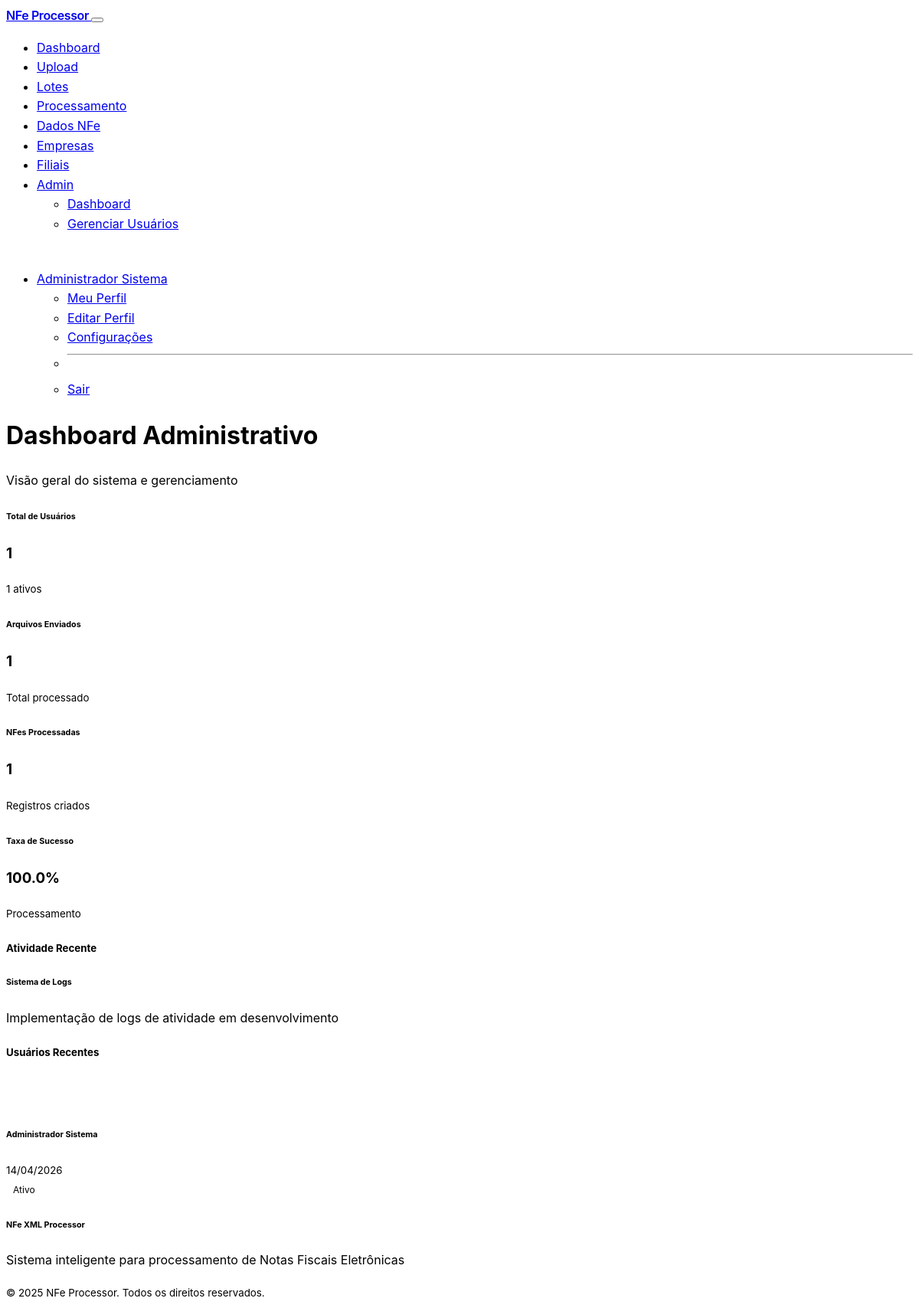
Screenshot of /admin (signed in) with the database file from the repository.
### models.py (models this page shows, shortened)
class User(UserMixin, db.Model):
    __tablename__ = 'users'
    id = db.Column(db.String, primary_key=True)
    email = db.Column(db.String, unique=True, nullable=True)
    first_name = db.Column(db.String, nullable=True)
    last_name = db.Column(db.String, nullable=True)
    profile_image_url = db.Column(db.String, nullable=True)
    password_hash = db.Column(db.String(256), nullable=True)  # For local authentication
    auth_method = db.Column(db.String(20), default='oauth')  # 'oauth' or 'local'
    role = db.Column(db.Enum(UserRole), default=UserRole.USER)
    active = db.Column(db.Boolean, default=True)
    phone = db.Column(db.String(20), nullable=True)
    company = db.Column(db.String(255), nullable=True)
    last_login = db.Column(db.DateTime, nullable=True)
    created_at = db.Column(db.DateTime, default=datetime.now)
    updated_at = db.Column(db.DateTime, default=datetime.now, onupdate=datetime.now)
    uploaded_files = db.relationship('UploadedFile', backref='user', lazy=True)
    nfe_records = db.relationship('NFERecord', backref='user', lazy=True)
    @property
    def full_name(self):
        if self.first_name and self.last_name:
            return f"{self.first_name} {self.last_name}"
        elif self.first_name:
            return self.first_name
        elif self.email:
            return self.email.split('@')[0]
        return f"User {self.id[:8]}"
    @property
    def is_admin(self):
        return self.role == UserRole.ADMIN

### routes.py (the view)
@app.route('/admin')
@admin_required
def admin_dashboard():
    total_users = User.query.count()
    active_users = User.query.filter_by(active=True).count()
    total_files = UploadedFile.query.count()
    total_records = NFERecord.query.count()
    recent_users = User.query.order_by(desc(User.created_at)).limit(5).all()
    stats = {
        'total_users': total_users,
        'active_users': active_users,
        'total_files': total_files,
        'total_records': total_records
    }
    return render_template('admin/dashboard.html', stats=stats, recent_users=recent_users)

### replit_auth.py (called while the page is built)
@login_manager.user_loader
def load_user(user_id):
    return User.query.get(user_id)

### routes.py (called while the page is built)
@app.before_request
def make_session_permanent():
    global _database_initialized
    if not _database_initialized:
        init_database()
        _database_initialized = True
    session.permanent = True

def admin_required(f):
    @wraps(f)
    def decorated_function(*args, **kwargs):
        if not current_user.is_authenticated:
            return redirect(url_for('login'))
        if not current_user.is_admin:
            flash('Acesso negado. Apenas administradores podem acessar esta página.', 'error')
            return redirect(url_for('index'))
        return f(*args, **kwargs)
    return decorated_function

### templates/admin/dashboard.html (shortened to what this page needs)
{% extends "base.html" %}
{% block content %}
<div class="container">
    <div class="row mb-4">
        <div class="col">
            <h1 class="h2">
                Dashboard Administrativo
            </h1>
            <p class="text-muted">Visão geral do sistema e gerenciamento</p>
        </div>
    </div>
    <div class="row g-4 mb-5">
        <div class="col-sm-6 col-lg-3">
            <div class="card border-primary">
                <div class="card-body">
                    <div class="d-flex align-items-center">
                        <div class="flex-grow-1 ms-3">
                            <h6 class="card-title mb-1">Total de Usuários</h6>
                            <h3 class="mb-0">{{ stats.total_users }}</h3>
                            <small class="text-success">
                                {{ stats.active_users }} ativos
                            </small>
                        </div>
                    </div>
                </div>
            </div>
        </div>
        <div class="col-sm-6 col-lg-3">
            <div class="card border-success">
                <div class="card-body">
                    <div class="d-flex align-items-center">
                        <div class="flex-grow-1 ms-3">
                            <h6 class="card-title mb-1">Arquivos Enviados</h6>
                            <h3 class="mb-0">{{ stats.total_files }}</h3>
                            <small class="text-muted">Total processado</small>
                        </div>
                    </div>
                </div>
            </div>
        </div>
        <div class="col-sm-6 col-lg-3">
            <div class="card border-info">
                <div class="card-body">
                    <div class="d-flex align-items-center">
                        <div class="flex-grow-1 ms-3">
                            <h6 class="card-title mb-1">NFes Processadas</h6>
                            <h3 class="mb-0">{{ stats.total_records }}</h3>
                            <small class="text-muted">Registros criados</small>
                        </div>
                    </div>
                </div>
            </div>
        </div>
        <div class="col-sm-6 col-lg-3">
            <div class="card border-warning">
                <div class="card-body">
                    <div class="d-flex align-items-center">
                        <div class="flex-grow-1 ms-3">
                            <h6 class="card-title mb-1">Taxa de Sucesso</h6>
                            <h3 class="mb-0">{{ ((stats.total_records / stats.total_files * 100) if stats.total_files > 0 else 0) | round(1) }}%</h3>
                            <small class="text-muted">Processamento</small>
                        </div>
                    </div>
                </div>
            </div>
        </div>
    </div>
    <div class="row">
        <div class="col-lg-8">
            <div class="card">
                <div class="card-header">
                    <h5 class="card-title mb-0">
                        Atividade Recente
                    </h5>
                </div>
                <div class="card-body">
                    <div class="text-center py-4">
                        <h6>Sistema de Logs</h6>
                        <p class="text-muted">Implementação de logs de atividade em desenvolvimento</p>
                    </div>
                </div>
            </div>
        </div>
        <div class="col-lg-4">
            <div class="card">
                <div class="card-header">
                    <h5 class="card-title mb-0">
                        Usuários Recentes
                    </h5>
                </div>
                <div class="card-body">
                    {% if recent_users %}
                        {% for user in recent_users %}
                        <div class="d-flex align-items-center mb-3">
                            {% if user.profile_image_url %}
                                <img src="{{ user.profile_image_url }}" alt="Avatar" class="rounded-circle me-3" style="width: 40px; height: 40px; object-fit: cover;">
                            {% else %}
                                <div class="bg-primary rounded-circle me-3 d-flex align-items-center justify-content-center" style="width: 40px; height: 40px;">
                                </div>
                            {% endif %}
                            <div class="flex-grow-1">
                                <h6 class="mb-0">{{ user.full_name }}</h6>
                                <small class="text-muted">{{ user.created_at.strftime('%d/%m/%Y') }}</small>
                            </div>
                            <span class="badge bg-{{ 'success' if user.active else 'secondary' }}">
                                {{ 'Ativo' if user.active else 'Inativo' }}
                            </span>
                        </div>
                        {% endfor %}
                    {% else %}
                        <div class="text-center py-3">
                            <i class="feather-users text-muted mb-2"></i>
                            <p class="text-muted mb-0">Nenhum usuário encontrado</p>
                        </div>
                    {% endif %}
                </div>
            </div>
        </div>
    </div>
</div>
{% endblock %}

### templates/base.html (shortened to what this page needs)
<!DOCTYPE html>
<html lang="pt-BR" data-bs-theme="dark">
<head>
    <link href="https://cdn.replit.com/agent/bootstrap-agent-dark-theme.min.css" rel="stylesheet">
    <link rel="stylesheet" href="https://cdn.jsdelivr.net/npm/feather-icons@4.29.0/font/feather.css">
    <link rel="stylesheet" href="{{ url_for('static', filename='css/custom.css') }}">
</head>
<body>
    {% if current_user.is_authenticated %}
    <nav class="navbar navbar-expand-lg navbar-dark bg-dark">
        <div class="container">
            <a class="navbar-brand" href="{{ url_for('index') }}">
                NFe Processor
            </a>
            <button class="navbar-toggler" type="button" data-bs-toggle="collapse" data-bs-target="#navbarNav">
            </button>
            <div class="collapse navbar-collapse" id="navbarNav">
                <ul class="navbar-nav me-auto">
                    <li class="nav-item">
                        <a class="nav-link" href="{{ url_for('index') }}">
                            Dashboard
                        </a>
                    </li>
                    <li class="nav-item">
                        <a class="nav-link" href="{{ url_for('upload_page') }}">
                            Upload
                        </a>
                    </li>
                    <li class="nav-item">
                        <a class="nav-link" href="{{ url_for('batches_list') }}">
                            Lotes
                        </a>
                    </li>
                    <li class="nav-item">
                        <a class="nav-link" href="{{ url_for('processing_queue') }}">
                            Processamento
                        </a>
                    </li>
                    <li class="nav-item">
                        <a class="nav-link" href="{{ url_for('data_view') }}">
                            Dados NFe
                        </a>
                    </li>
                    <li class="nav-item">
                        <a class="nav-link" href="{{ url_for('empresas_list') }}">
                            Empresas
                        </a>
                    </li>
                    <li class="nav-item">
                        <a class="nav-link" href="{{ url_for('filiais_listar') }}">
                            Filiais
                        </a>
                    </li>
                    {% if current_user.is_admin %}
                    <li class="nav-item dropdown">
                        <a class="nav-link dropdown-toggle" href="#" id="adminDropdown" role="button" data-bs-toggle="dropdown">
                            Admin
                        </a>
                        <ul class="dropdown-menu">
                            <li><a class="dropdown-item" href="{{ url_for('admin_dashboard') }}">
                                Dashboard
                            </a></li>
                            <li><a class="dropdown-item" href="{{ url_for('admin_users') }}">
                                Gerenciar Usuários
                            </a></li>
                        </ul>
                    </li>
                    {% endif %}
                </ul>
                <ul class="navbar-nav">
                    <li class="nav-item dropdown">
                        <a class="nav-link dropdown-toggle d-flex align-items-center" href="#" id="userDropdown" role="button" data-bs-toggle="dropdown">
                            {% if current_user.profile_image_url %}
                                <img src="{{ current_user.profile_image_url }}" alt="Avatar" class="rounded-circle me-2" style="width: 30px; height: 30px; object-fit: cover;">
                            {% else %}
                                <div class="bg-primary rounded-circle me-2 d-flex align-items-center justify-content-center" style="width: 30px; height: 30px;">
                                </div>
                            {% endif %}
                            <span>{{ current_user.full_name }}</span>
                        </a>
                        <ul class="dropdown-menu dropdown-menu-end">
                            <li><a class="dropdown-item" href="{{ url_for('user_profile') }}">
                                Meu Perfil
                            </a></li>
                            <li><a class="dropdown-item" href="{{ url_for('edit_profile') }}">
                                Editar Perfil
                            </a></li>
                            <li><a class="dropdown-item" href="{{ url_for('configuracoes') }}">
                                Configurações
                            </a></li>
                            <li><hr class="dropdown-divider"></li>
                            <li><a class="dropdown-item" href="{{ url_for('local_logout') }}">
                                Sair
                            </a></li>
                        </ul>
                    </li>
                </ul>
            </div>
        </div>
    </nav>
    {% endif %}
    <main class="{% if current_user.is_authenticated %}mt-4{% endif %}">
        {% block content %}{% endblock %}
    </main>
    {% if current_user.is_authenticated %}
    <footer class="bg-dark text-white mt-5 py-4">
        <div class="container">
            <div class="row">
                <div class="col-md-6">
                    <h6>NFe XML Processor</h6>
                    <p class="text-muted mb-0">Sistema inteligente para processamento de Notas Fiscais Eletrônicas</p>
                </div>
                <div class="col-md-6 text-md-end">
                    <small class="text-muted">
                        © 2025 NFe Processor. Todos os direitos reservados.
                    </small>
                </div>
            </div>
        </div>
    </footer>
    {% endif %}
</body>
</html>

### static/css/custom.css (style rules this page uses)
:root { --nfe-primary: #0d6efd; --nfe-success: #198754; --nfe-warning: #ffc107; --nfe-danger: #dc3545; --nfe-info: #0dcaf0; --nfe-dark: #212529; --nfe-light: #f8f9fa; --nfe-border-radius: 0.5rem; --nfe-box-shadow: 0 0.125rem 0.25rem rgba(0, 0, 0, 0.075); --nfe-transition: all 0.15s ease-in-out; }
body { font-family: -apple-system, BlinkMacSystemFont, 'Segoe UI', Roboto, sans-serif; line-height: 1.6; }
.container { max-width: 1400px; }
main { min-height: calc(100vh - 200px); }
.navbar-brand { font-weight: 600; letter-spacing: -0.025em; }
.card { border: 1px solid var(--bs-border-color); border-radius: var(--nfe-border-radius); box-shadow: var(--nfe-box-shadow); transition: var(--nfe-transition); }
.card-header { background-color: var(--bs-gray-100); border-bottom: 1px solid var(--bs-border-color); font-weight: 600; }
[data-bs-theme="dark"] .card-header { background-color: var(--bs-gray-800); }
.badge { font-size: 0.75rem; padding: 0.5em 0.75em; border-radius: 0.375rem; }
[data-bs-theme="dark"] { --nfe-box-shadow: 0 0.125rem 0.25rem rgba(255, 255, 255, 0.075); }
html { scroll-behavior: smooth; }

### rows the page displays
User: full_name "Administrador Sistema", created_at "14/04/2026", active "Ativo"

### other values shown
{{ stats.total_users }} "1"
{{ stats.active_users }} "1"
{{ stats.total_files }} "1"
{{ stats.total_records }} "1"
